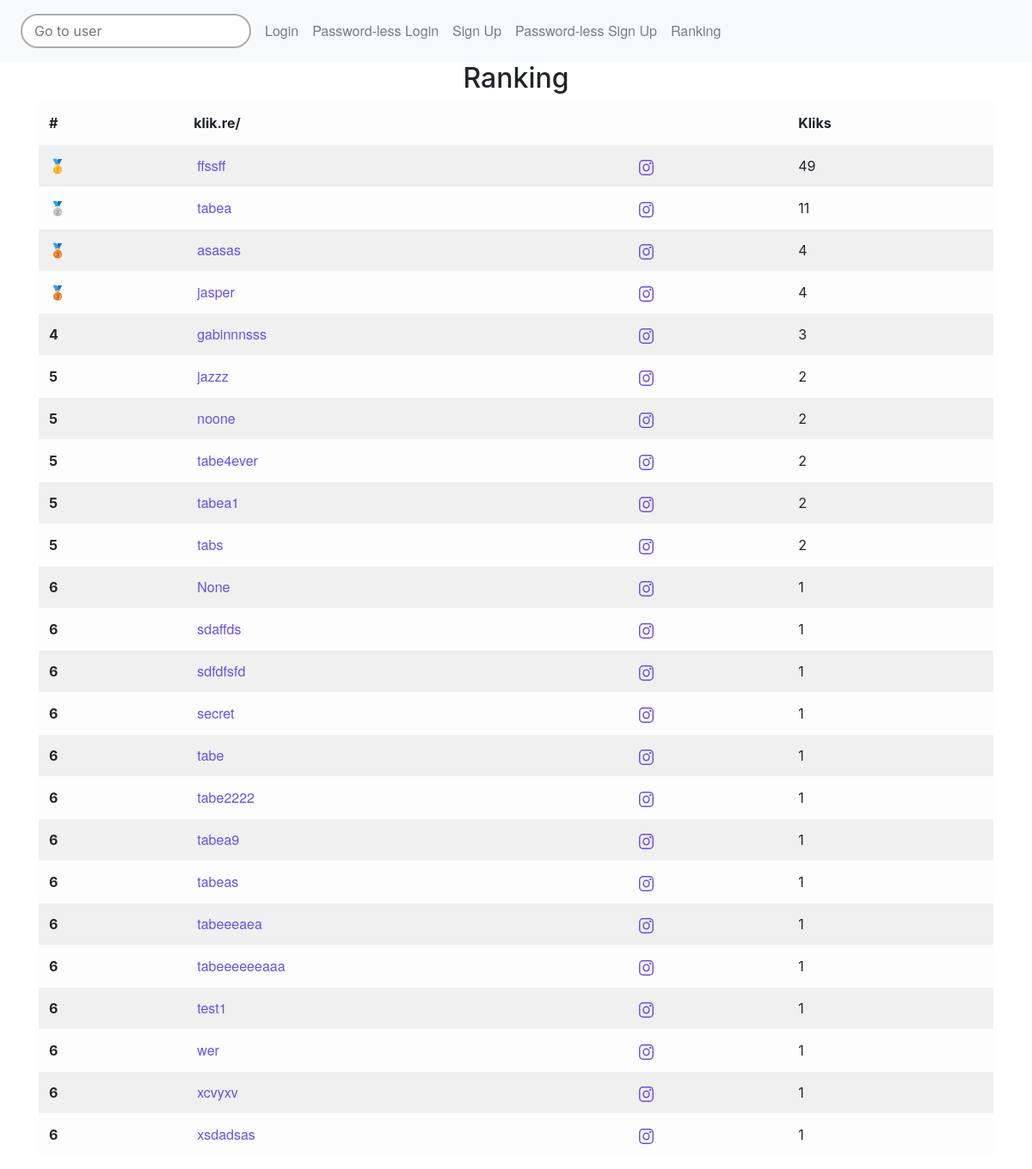
Page /x/x/welcome on the committed database.
### website/models.py (models this page shows)
class Clicks(db.Model):
    id = db.Column(db.Integer, primary_key=True)
    sender = db.Column(db.String(150), db.ForeignKey('users.username'))
    receiver = db.Column(db.String(150))
    creation_date = db.Column(db.DateTime(timezone=True), default=func.now())
    confirmed = db.Column(db.Boolean)

### website/views.py (the view)
@views.route("/x/x/welcome", methods=['GET'])
def welcome():
    top_ten_today = Clicks.query.with_entities(Clicks.receiver, func.count(Clicks.receiver)).group_by(Clicks.receiver).all()
    top = sorted(top_ten_today, key=lambda x: x[1], reverse=True)
    top_ten = top[0:11]  # select top eleven
    tt = []
    i = 1
    for previous, current in zip(top, top[1:]):
        if previous[1] == current[1]:
            l = list(previous)
            if i == 1:
                l.append("🥇")
            if i == 2:
                l.append("🥈")
            if i == 3:
                l.append("🥉")
            l.append(i)
            tt.append(l)
        elif previous[1] != current[1]:
            l = list(previous)
            if i == 1:
                l.append("🥇")
            if i == 2:
                l.append("🥈")
            if i == 3:
                l.append("🥉")
            l.append(i)
            tt.append(l)
            i += 1
            if i == 11:
                break
    return render_template("welcome.html", top=tt, user=current_user)

### website/templates/welcome.html
{% extends "base.html" %} {% block title %}Home{% endblock %} {% block content %}
<h2 align="center">Ranking</h2>
<table class="table table-light table-striped">
<thead>
    <tr>
      <th scope="col">#</th>
      <th scope="col">klik.re/</th>
      <th scope="col"></th>
      <th scope="col">Kliks</th>
    </tr>
  </thead>
  <tbody>
  {% for t in top %}
    <tr>
      <th scope="row">{{ t[2] }}</th>
      <td><a href="http://127.0.0.1:5000/{{ t[0] }}" class="link-primary">{{ t[0] }}</a></td>
      <td><a href="https://www.instagram.com/{{ t[0] }}" class="link-primary"><img src="{{  url_for("static", filename="insta.svg")}}" alt="insta"></a></td>
      <td>{{ t[1] }}</td>
    </tr>
  {% endfor %}
  </tbody>
</table>
{% endblock %}

### website/static/css/base.css (style rules this page uses)
a { font-family: 'HelveticaNeue-Medium', Helvetica Neue; font-size: 16px; padding:4px; }
.link-primary { color: #6C4FE3; font-family: 'HelveticaNeue-Medium', Helvetica Neue; font-size: 16px; }
:root { --black: rgba(0,0,0,1.0); --dove-gray: rgba(112,112,112,1.0); --mountain-mist: rgba(149,149,149,1.0); --purple-heart: rgba(108,79,227,1.0); --silver: rgba(193,193,193,1.0); --silver-chalice: rgba(173,173,173,1.0); --white: rgba(255,255,255,1.0); }

### rows in the picture
Clicks: t "6", receiver "None", confirmed "1"
Clicks: t "6", receiver "tabe", confirmed "1"
Clicks: t "6", receiver "xcvyxv", confirmed "1"

### other values in the picture
{{ t[2] }} "🥇" "🥈" "🥉" "🥉" "4" "5" "5" "5" "5" "5" "6" "6" "6" "6" "6" "6" "6" "6" "6" "6" "6"
{{ t[0] }} "ffssff" "tabea" "asasas" "jasper" "gabinnnsss" "jazzz" "noone" "tabe4ever" "tabea1" "tabs" "sdaffds" "sdfdfsfd" "secret" "tabe2222" "tabea9" "tabeas" "tabeeeaea" "tabeeeeeeaaa" "test1" "wer" "xsdadsas"
{{ t[1] }} "49" "11" "4" "4" "3" "2" "2" "2" "2" "2" "1" "1" "1" "1" "1" "1" "1" "1" "1" "1" "1"
